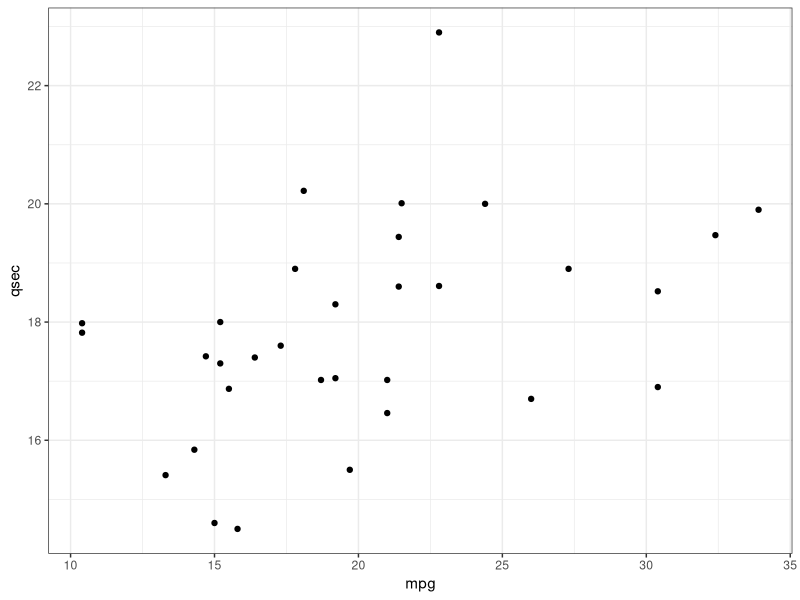
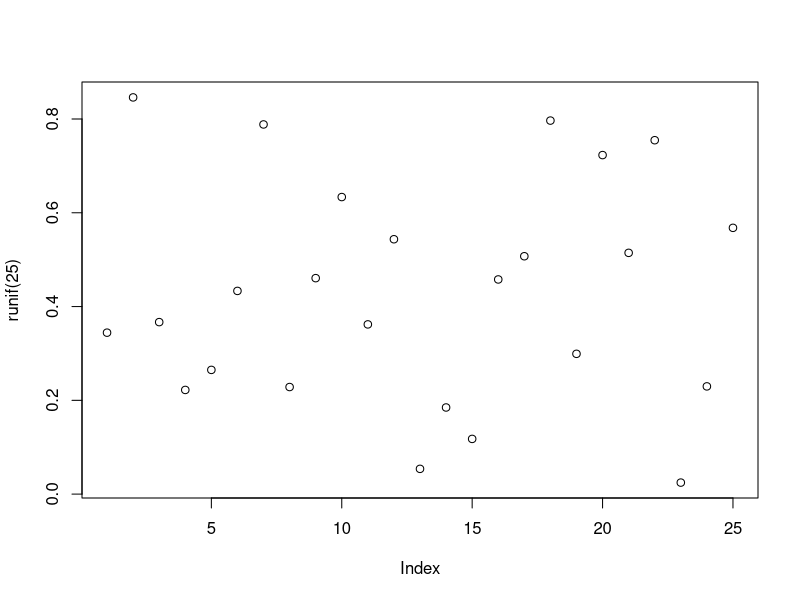

Generate these figures, in order, with R:
## ---- chunk 1
library(knitr)
knit_hooks$set(plot = function(x, options) {
  if ('tikz' %in% options$dev && !options$external) {
    hook_plot_tex(x, options)
  } else hook_plot_md(x, options)
})
## ---- chunk 2
library(ggplot2)
print(ggplot(mtcars, aes(x = mpg, y = qsec)) + geom_point() + theme_bw())
## ---- chunk 3
plot(runif(25) ~ runif(25))
## ---- chunk 4
print(xtable::xtable(head(mtcars)[,1:4], 
caption = "Integer at eros luctus", label = "tab1"), 
comment = FALSE, timestamp = FALSE, caption.placement = "top")
## ---- chunk 5
head(mtcars)[,1:4]
